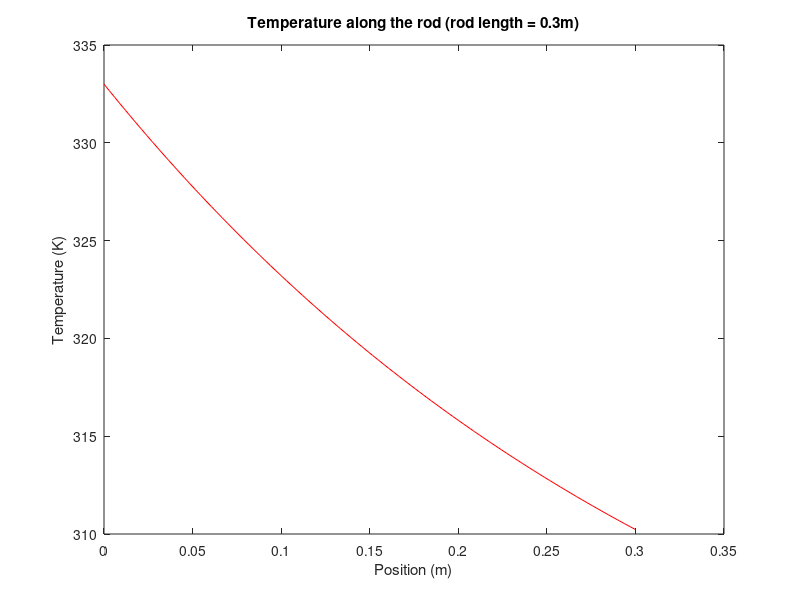

Write the MATLAB code that produced this figure.

% ==== DAY 1 ====

% Calculating Kconvection

% Experimental Values
Tamb = 293;
To = Tamb+40;

% Constants
b_air = 3.43e-3; % expansion coefficient, 1/K
v_air = 1.81e-5; % kinematic viscosity, m^2/s
a_air = 1.9e-5; % Thermal diffusivity, m^2/s
k_air = 0.0257; % Thermal Conductivity, W/(m K)
g = 9.81;
Pr = 0.713; % Prandtl's #

% Rod dimensions
r = 0.011; % m
d = 0.02; % m

% finding Kc
Ra = g * b_air / (v_air * a_air)*(To-Tamb)*d^3
Nu = ( 0.6 + ( 0.387 * Ra ^ (1/6)) / ( 1 + (0.559 / Pr )^(9/16))^(8/27)) ^2
Kconvection = Nu * k_air / d

% Calculating Lth                                                          

% More Constants
Kconductive = 205; % at 25 C, W / (m K)
em = 0.21; % sandblasted aluminum, http://www.infrared-thermography.com/material.htm
stefanboltz = 5.6704e-8; % W m−2 K−4
Tav = ( To + Tamb) / 2;

keff = Kconvection + ( 4 * em * stefanboltz * Tav ^ 3)

Lth = sqrt( (Kconductive * r) / (2 * keff))

% Plot, since L = 0.3m
x = linspace(0,0.3);
T = Tamb + (To-Tamb) * exp(-x / Lth);
plot(x, T, 'r')

title('Temperature along the rod (rod length = 0.3m)')
xlabel('Position (m)');
ylabel('Temperature (K)');

% ==== DAY 2 ====
% NOTE: we are overriding some of our previously calculated constants
% assume
Tout = 273 + 30;  % K
Kconductive = 200;
Kconvection = 10;
em = 0.95;
Tav = ( Tout + Tamb) / 2;

% constant
L = 0.3; % m
nstep = 100;
deltaX = L / nstep;
A = 2 * pi * r;

% NOTE: Heat loss around the rod and at the end
Ploss_convec_end = Kconvection * pi * r^2 * (Tout - Tamb);
Ploss_convec_outer_rod = Kconvection * A * deltaX * (Tout - Tamb);

Ploss_rad_end = em * stefanboltz * pi * r^2 * ( Tout^4 - Tamb^4 );
Ploss_rad_outer_rod = em * stefanboltz * A * deltaX * ( Tout^4 - Tamb^4 );

Ploss = Ploss_convec_end + Ploss_convec_outer_rod + Ploss_rad_end + Ploss_rad_outer_rod;
% for the last slice
Pout = Ploss;
Pin = Pout


